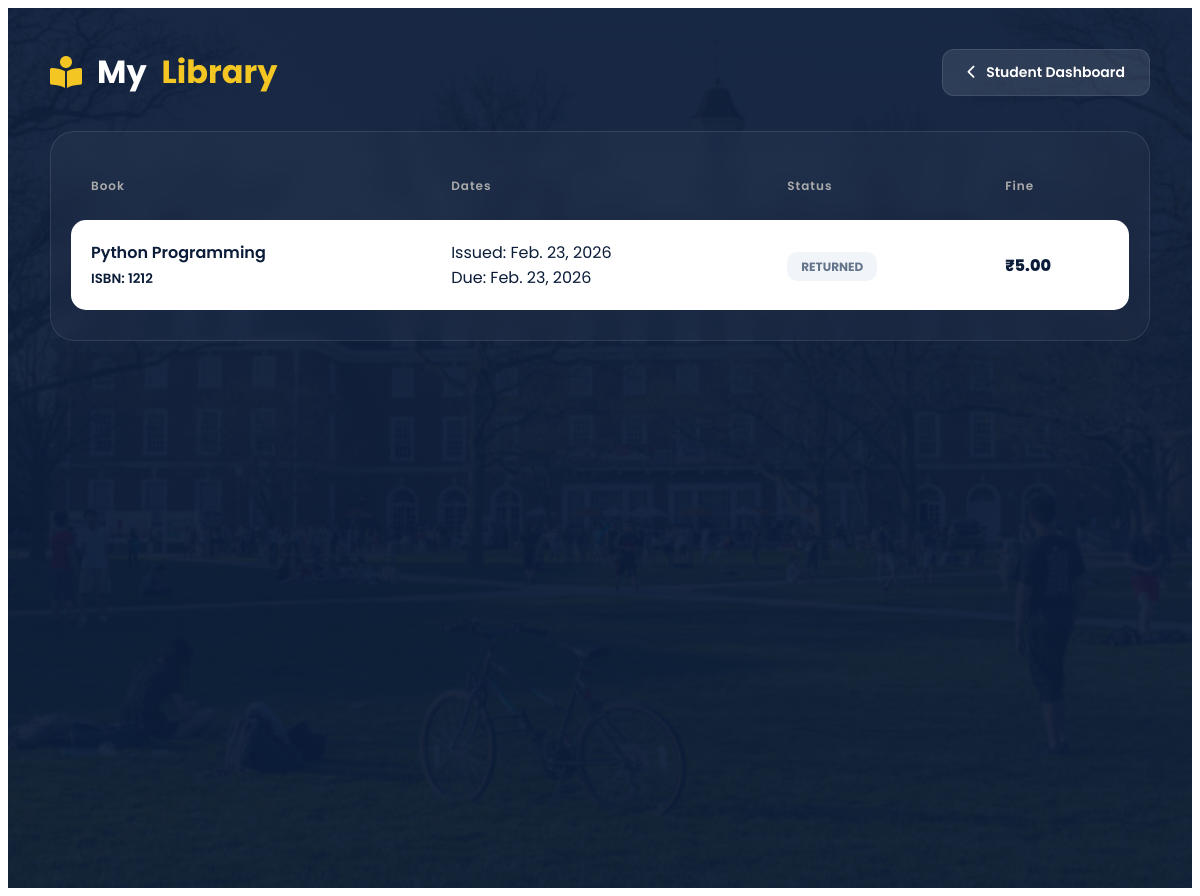
/library/student/ (signed in), run on an earlier commit of the app's database.
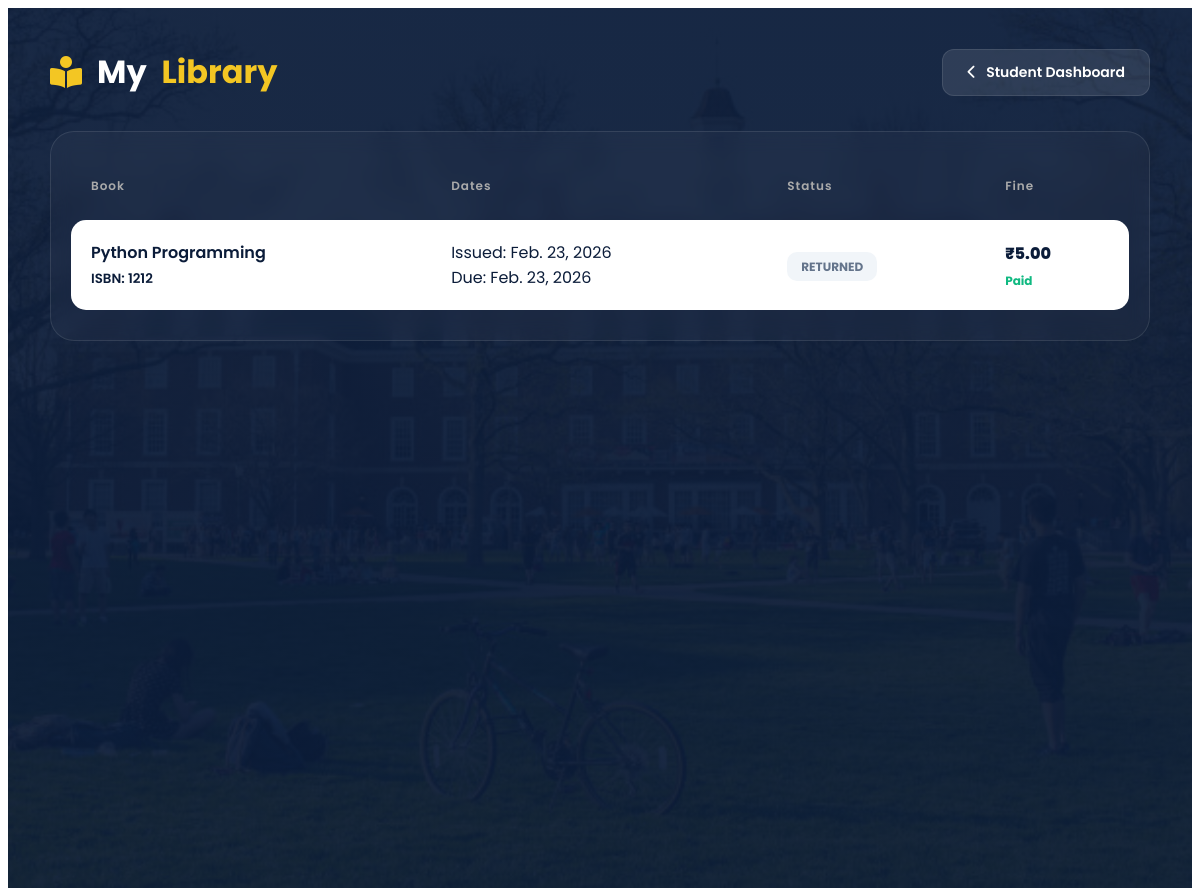
And on a later commit of the database.
### library/models.py (models this page shows, shortened)
class Issue(models.Model):
    STATUS_CHOICES = (
        ('ISSUED', 'Issued'),
        ('RETURNED', 'Returned'),
    )
    book = models.ForeignKey(Book, on_delete=models.CASCADE,null= True)
    user = models.ForeignKey(
        settings.AUTH_USER_MODEL,  # <-- use this instead of User
        on_delete=models.CASCADE,null=True
    )
    issue_date = models.DateField(auto_now_add=True,null=True)
    due_date = models.DateField(null=True)
    return_date = models.DateField(null=True, blank=True)
    fine = models.DecimalField(
        max_digits=6,
        decimal_places=2,
        default=0,null=True
    )
    fine_paid = models.BooleanField(default=False)
    status = models.CharField(
        max_length=10,
        choices=STATUS_CHOICES,
        default='ISSUED',null=True
    )
    paid_amount = models.DecimalField(   # 👈 ADD THIS
        max_digits=6,
        decimal_places=2,
        default=0
    )
    reminder_sent = models.BooleanField(default=False)
    overdue_notified = models.BooleanField(default=False)

class Book(models.Model):
    title = models.CharField(max_length=200,null=True)
    author = models.CharField(max_length=150,null=True)
    isbn = models.CharField(max_length=20, unique=True,null=True)
    category = models.CharField(max_length=100,null=True)
    total_copies = models.PositiveIntegerField(null=True)
    available_copies = models.PositiveIntegerField(null=True)
    created_at = models.DateTimeField(auto_now_add=True,null=True)

### library/views.py (the view, shortened to what this page needs)
# urls.py: path('student/', views.student_library, name='student-library'),
@login_required
def student_library(request):
    if not Student.objects.filter(user=request.user).exists():
        return redirect('teacher-dashboard')
    issues = Issue.objects.filter(user=request.user).order_by('-issue_date')
    today = now().date()
    from fees.models import Fee
    for issue in issues:
        fee = Fee.objects.filter(issue=issue, fee_type="LIBRARY").first()
        if fee:
            issue.live_fine = fee.amount
            issue.fine_paid = fee.is_paid
    return render(request, 'library/student_library.html', {
        'issues': issues
    })

### notifications/context_processors.py (called while the page is built)
def notification_count(request):
    if request.user.is_authenticated:
        count = Notification.objects.filter(
            recipient=request.user,
            is_read=False
        ).count()
    else:
        count = 0
    return {
        'unread_notification_count': count
    }

### templates/library/student_library.html (shortened to what this page needs)
{% extends 'base.html' %}
{% load static %}
{% block content %}
<link rel="stylesheet" href="https://cdnjs.cloudflare.com/ajax/libs/font-awesome/6.0.0/css/all.min.css">
<div class="library-page">
    <div class="library-container">
        <div class="library-header">
            <h2>
                <i class="fas fa-book-reader"></i>
                My <span>Library</span>
            </h2>
            {% if user.is_staff %}
                <a href="{% url 'teacher-dashboard' %}" class="btn-back">
                    <i class="fas fa-chevron-left"></i> Teacher Dashboard
                </a>
            {% else %}
                <a href="{% url 'student-dashboard' %}" class="btn-back">
                    <i class="fas fa-chevron-left"></i> Student Dashboard
                </a>
            {% endif %}
        </div>
        <div class="table-responsive">
            <table>
                <thead>
                    <tr>
                        <th>Book</th>
                        <th>Dates</th>
                        <th>Status</th>
                        <th>Fine</th>
                    </tr>
                </thead>
                <tbody>
                {% for issue in issues %}
                    <tr>
                        <td>
                            {{ issue.book.title }}<br>
                            <small>ISBN: {{ issue.book.isbn|default:"N/A" }}</small>
                        </td>
                        <td>
                            Issued: {{ issue.issue_date }}<br>
                            Due: {{ issue.due_date }}
                        </td>
                        <td>
                            <span class="status-pill {% if issue.status == 'ISSUED' %}status-issued{% else %}status-returned{% endif %}">
                                {{ issue.status }}
                            </span>
                        </td>
                        <td>
                            <div class="fine-amount {% if issue.live_fine|floatformat > 0 %}has-fine{% endif %}">
                                ₹{{ issue.live_fine }}
                            </div>
                            {% if issue.fine_paid %}
                                <div class="paid-label">Paid</div>
                            {% endif %}
                        </td>
                    </tr>
                {% empty %}
                    <tr>
                        <td colspan="4" style="text-align:center; padding:40px;">
                            No books issued.
                        </td>
                    </tr>
                {% endfor %}
                </tbody>
            </table>
        </div>
    </div>
</div>
{% endblock %}

What changed in the data, as far as the page shows it:
changed Issue "RETURNED": now shows "Paid"
